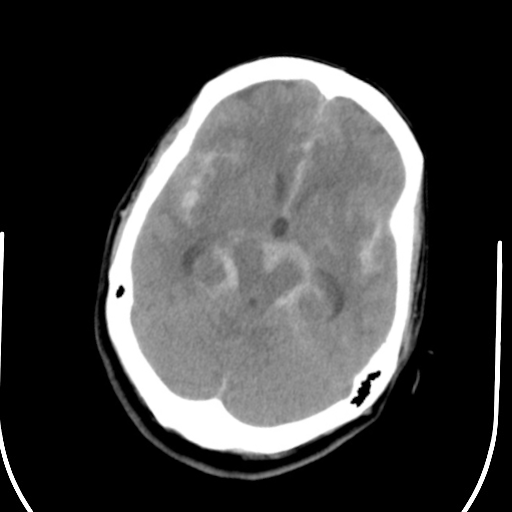
//> input picture Computed Tomography切片矯正/公開測資/public_08.png, 512 x 512 px
$ ./HW1-1101455   (built with g++ and OpenCV 4)
//> lines starting //> are read from the running program, lines starting //| are printed output that depends on the picture; after the words box and inside, x2 and y2 are one past the last pixel; in counts of white or black regions, pixels touching at a corner belong together
#include<opencv2/opencv.hpp>
#include <opencv2/imgproc/imgproc_c.h>
#include<iostream>
#include<string>
using namespace std;
using namespace cv;

int main(int argc, char* argv[])
{
	Mat img = imread("public_08.png", 1);
//> img is the input picture: 512 rows x 512 cols, CV_8UC3; min 0, max 255, mean 65.1
	Mat tmp_img, img_out;
	if (img.empty()) {
		cout << "Couldn't read the img: " << img << endl;
		return 1;
	}

	Rect ccomp;
	cvtColor(img, img, CV_BGR2GRAY);//轉灰
//> img: 512 rows x 512 cols, CV_8UC1

	floodFill(img, Point(0, 0), Scalar(0, 0, 0), &ccomp, Scalar(210, 210, 210), Scalar(210, 210, 210), FLOODFILL_FIXED_RANGE);//洪水填充演算法
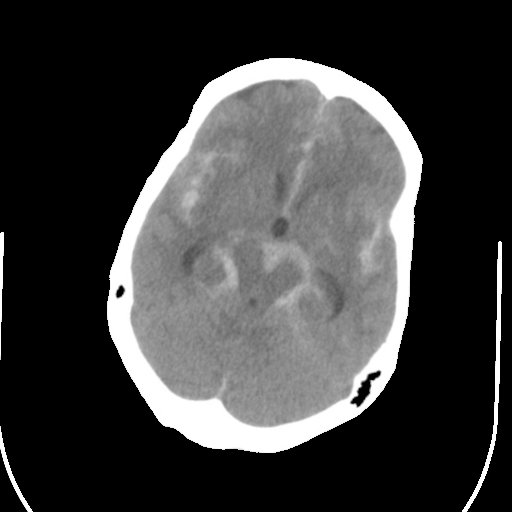
//> img: 512 rows x 512 cols, CV_8UC1; min 0, max 255, mean 61.3
//> ccomp = Rect(0, 0, 512, 512)
	tmp_img = img.clone();


	vector<vector<Point> > contours;
	vector<Vec4i> hierarchy;
	findContours(tmp_img, contours, hierarchy, RETR_LIST, CHAIN_APPROX_NONE);//找輪廓
//> contours = 44 contours, 37 with area under 20; largest, box (x1, y1, x2, y2) and area: (107, 58, 423, 453) 95126, (462, 241, 502, 512) 950, (0, 426, 33, 512) 388, (0, 232, 4, 360) 169, (353, 386, 370, 402) 121, (116, 288, 124, 298) 30, (368, 372, 377, 379) 24

	unsigned long long mx = 0;
	double area_mx = contourArea(InputArray(contours[0]), false);
//> area_mx = 0
	for (unsigned long long i = 1; i < contours.size(); i++) {
		double tmp = contourArea(InputArray(contours[i]), false);
		if (area_mx < tmp) {
			area_mx = tmp;
			mx = i;
		}
	}//找出輪廓面積最大者
//> this loop made 43 passes
//> (tmp, area_mx) on passes 22, 41, 43: (388, 388), (949.5, 949.5), (95126.5, 95126.5)
//> tmp on passes 4 to 9: 2, 2, 2, 4, 2, 2
//> after the loop, area_mx = 95126.5; mx = 43
	img_out = tmp_img.clone();
	drawContours(tmp_img, contours, mx, Scalar(0), CV_FILLED, 8, hierarchy);
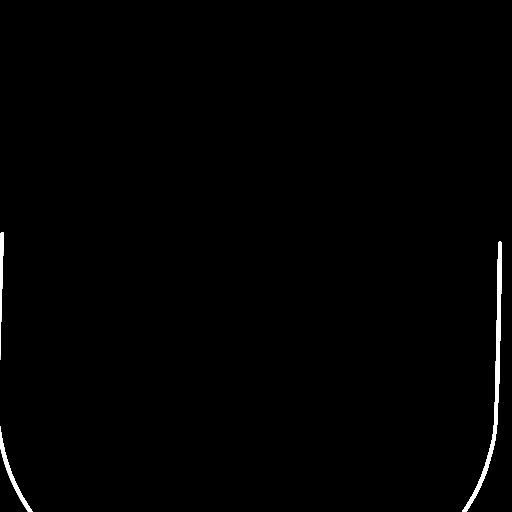
//> tmp_img: 512 rows x 512 cols, CV_8UC1; min 0, max 255, mean 1.8
	//輪廓繪製*/
	bitwise_xor(img_out, tmp_img, img_out);
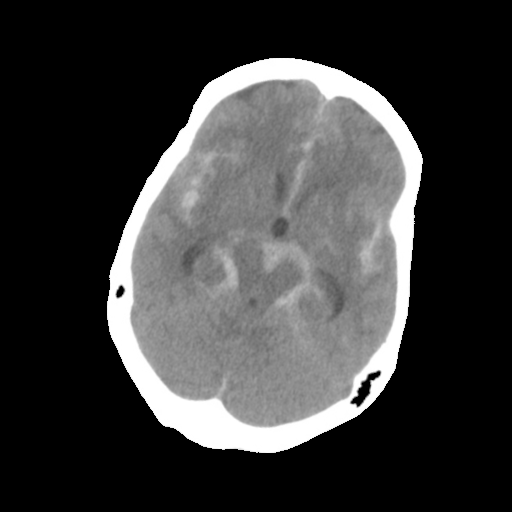
//> img_out: 512 rows x 512 cols, CV_8UC1; 0.78% of pixels changed, all inside (x1, y1, x2, y2) = (0, 232, 502, 512)
	imshow("Display Window", tmp_img);


	RotatedRect rect = fitEllipse(contours[mx]);
//> rect = centre (269.1, 259.1), size (299.6, 407), angle 16.2
	ellipse(tmp_img, rect, Scalar(0, 0, 0), 3);//橢圓傾角
	//cout << rect.angle << endl;

	double angle;
	if (rect.angle > 90)
		angle = rect.angle - 180;
	else
		angle = rect.angle;
//> angle = 16.23
	int R = img_out.rows;
//> R = 512
	int C = img_out.cols;
//> C = 512
	Mat M = getRotationMatrix2D(Point2f(R / 2, C / 2), angle, 1.0);
//> M = [[0.96, 0.279, -61.34], [-0.279, 0.96, 81.73]]
	warpAffine(img_out, img_out, M, img_out.size());//rotation
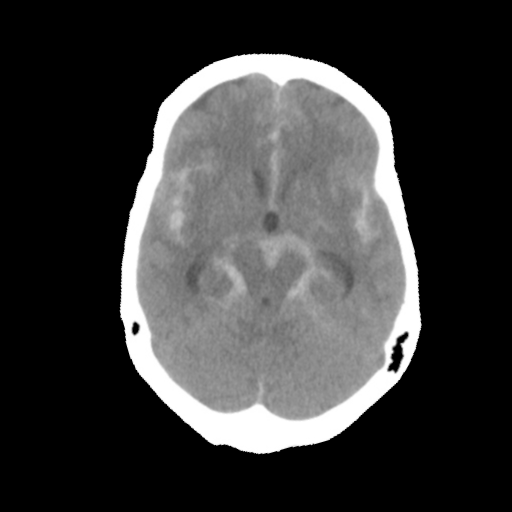
//> img_out: 512 rows x 512 cols, CV_8UC1; min 0, max 255, mean 59.5


	cvtColor(img_out, img_out, COLOR_GRAY2RGB);
//> img_out: 512 rows x 512 cols, CV_8UC3

	imshow("Display Window", img_out);


	waitKey(0);
	return 0;
}

$ run again, with Computed Tomography切片矯正/公開測資/public_01.png copied over Computed Tomography切片矯正/公開測資/public_08.png
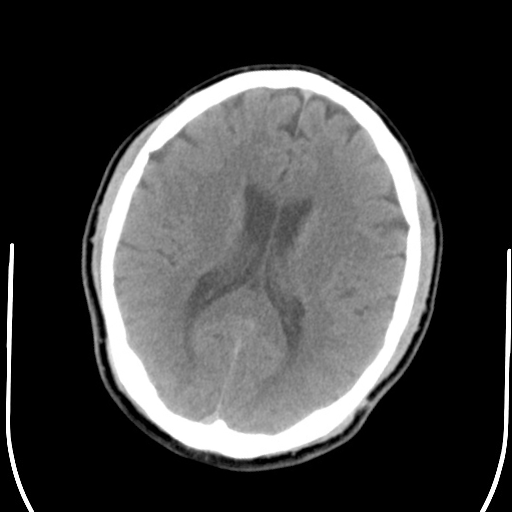
//> input picture Computed Tomography切片矯正/公開測資/public_01.png, 512 x 512 px
//> img is the input picture: 512 rows x 512 cols, CV_8UC3; min 0, max 255, mean 66.3
//> `floodFill(img, Point(0, 0), Scalar(0, 0, 0), &ccomp, Scalar(210, 210, ..`:
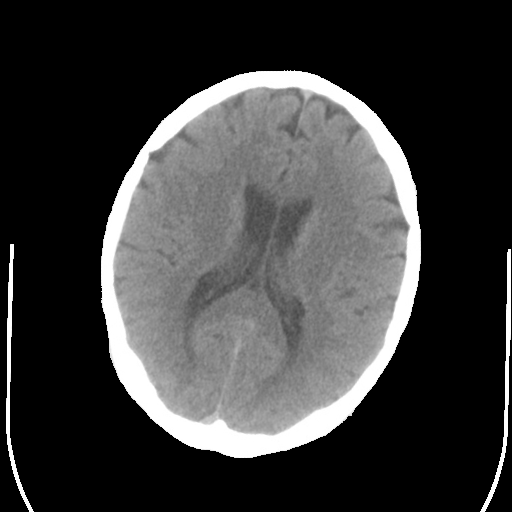
//> img: 512 rows x 512 cols, CV_8UC1; min 0, max 255, mean 60.1
//> ccomp = Rect(0, 0, 512, 512)
//> contours = 3 contours; box (x1, y1, x2, y2) and area: (101, 70, 421, 458) 97004, (480, 249, 511, 512) 848, (6, 244, 34, 512) 844
//> `double area_mx = contourArea(InputArray(contours[0]), false);`: area_mx = 848
//> the loop `for (unsigned long long i = 1; i < contours.size(); i++)` made 2 passes
//> (tmp, area_mx) on pass 2: (97003.5, 97003.5)
//> after the loop `for (unsigned long long i = 1; i < contours.size(); i++)`: area_mx = 97003.5; mx = 2
//> rect = centre (260.2, 263.1), size (315.4, 391.6), angle 14.2
//> angle = 14.2
//> M = [[0.969, 0.245, -54.98], [-0.245, 0.969, 70.63]]
//> `warpAffine(img_out, img_out, M, img_out.size());`:
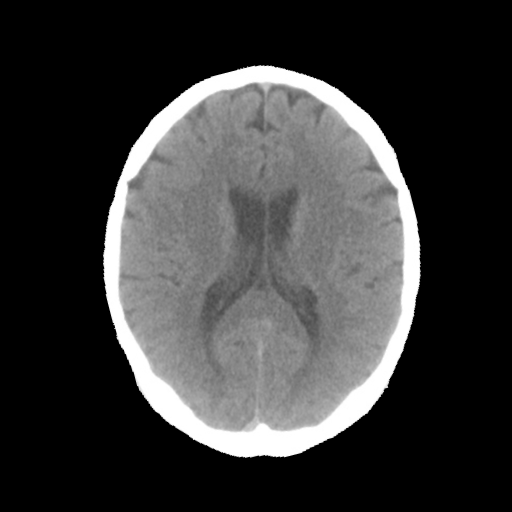
//> img_out: 512 rows x 512 cols, CV_8UC1; min 0, max 255, mean 57.9

$ run again, with Computed Tomography切片矯正/公開測資/public_02.png copied over Computed Tomography切片矯正/公開測資/public_08.png
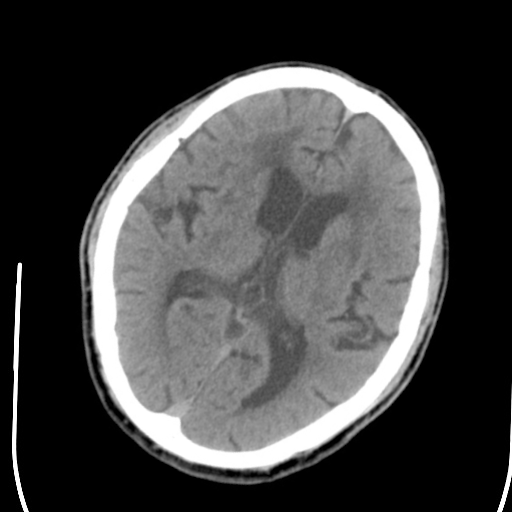
//> input picture Computed Tomography切片矯正/公開測資/public_02.png, 512 x 512 px
//> img is the input picture: 512 rows x 512 cols, CV_8UC3; min 0, max 255, mean 69
//> `floodFill(img, Point(0, 0), Scalar(0, 0, 0), &ccomp, Scalar(210, 210, ..`:
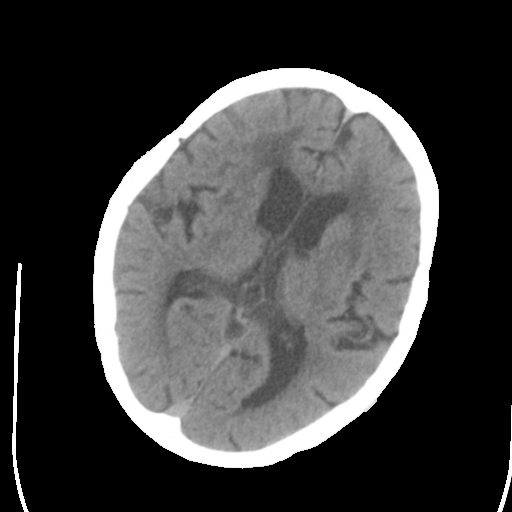
//> img: 512 rows x 512 cols, CV_8UC1; min 0, max 255, mean 62.9
//> ccomp = Rect(0, 0, 512, 512)
//> contours = 16 contours, 13 with area under 20; largest, box (x1, y1, x2, y2) and area: (93, 68, 439, 469) 106369, (12, 263, 29, 512) 769, (497, 405, 512, 512) 242
//> `double area_mx = contourArea(InputArray(contours[0]), false);`: area_mx = 0
//> the loop `for (unsigned long long i = 1; i < contours.size(); i++)` made 15 passes
//> (tmp, area_mx) on passes 13 to 15: (242, 242), (769, 769), (106369, 106369)
//> after the loop `for (unsigned long long i = 1; i < contours.size(); i++)`: area_mx = 106369; mx = 15
//> rect = centre (264.9, 267.8), size (328.6, 412.7), angle 26.2
//> angle = 26.15
//> M = [[0.898, 0.441, -86.62], [-0.441, 0.898, 139]]
//> `warpAffine(img_out, img_out, M, img_out.size());`:
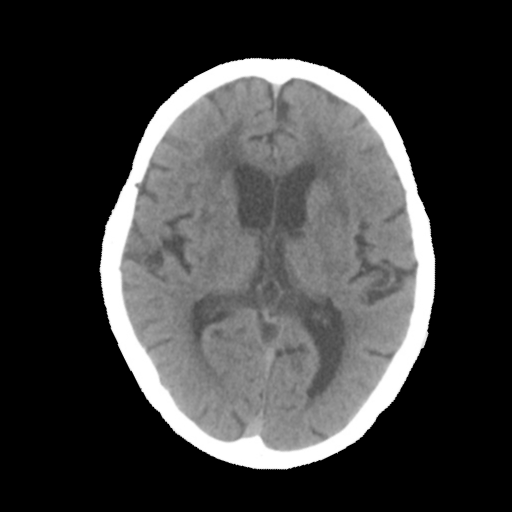
//> img_out: 512 rows x 512 cols, CV_8UC1; min 0, max 255, mean 61.6

$ run again, with Computed Tomography切片矯正/公開測資/public_03.png copied over Computed Tomography切片矯正/公開測資/public_08.png
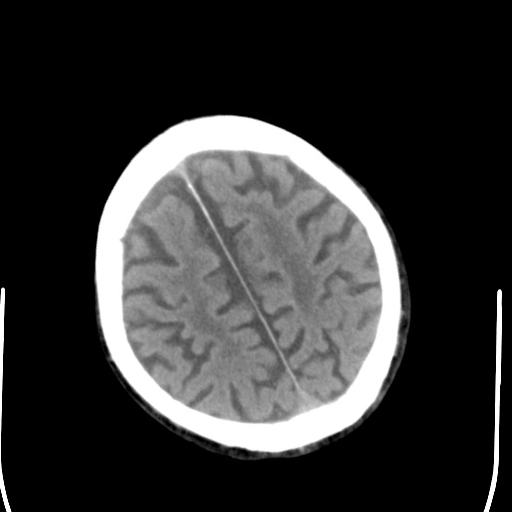
//> input picture Computed Tomography切片矯正/公開測資/public_03.png, 512 x 512 px
//> img is the input picture: 512 rows x 512 cols, CV_8UC3; min 0, max 255, mean 53.7
//> `floodFill(img, Point(0, 0), Scalar(0, 0, 0), &ccomp, Scalar(210, 210, ..`:
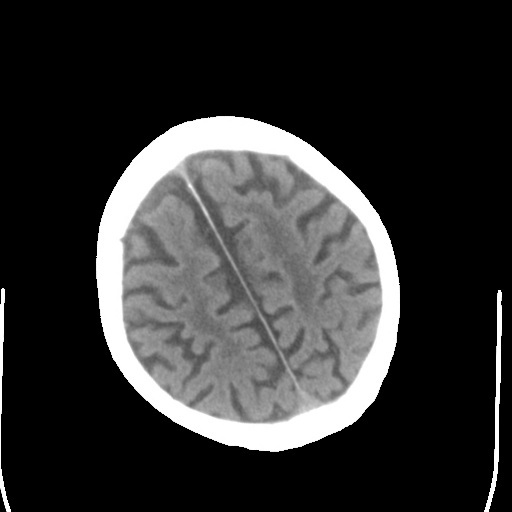
//> img: 512 rows x 512 cols, CV_8UC1; min 0, max 255, mean 52
//> ccomp = Rect(0, 0, 512, 512)
//> contours = 9 contours, 6 with area under 20; largest, box (x1, y1, x2, y2) and area: (96, 116, 400, 452) 79539, (484, 290, 502, 512) 783, (0, 288, 11, 512) 421
//> `double area_mx = contourArea(InputArray(contours[0]), false);`: area_mx = 2
//> the loop `for (unsigned long long i = 1; i < contours.size(); i++)` made 8 passes
//> (tmp, area_mx) on passes 6, 8: (783, 783), (79539, 79539)
//> after the loop `for (unsigned long long i = 1; i < contours.size(); i++)`: area_mx = 79539; mx = 8
//> rect = centre (246.5, 284.9), size (295.6, 342.8), angle 152.4
//> angle = -27.56
//> M = [[0.886, -0.463, 147.5], [0.463, 0.886, -89.4]]
//> `warpAffine(img_out, img_out, M, img_out.size());`:
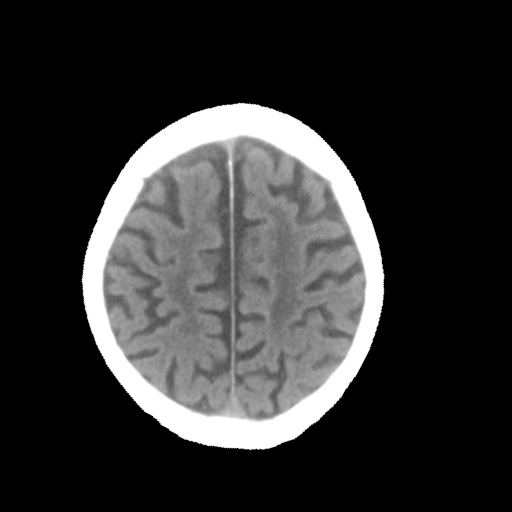
//> img_out: 512 rows x 512 cols, CV_8UC1; min 0, max 255, mean 50.4
